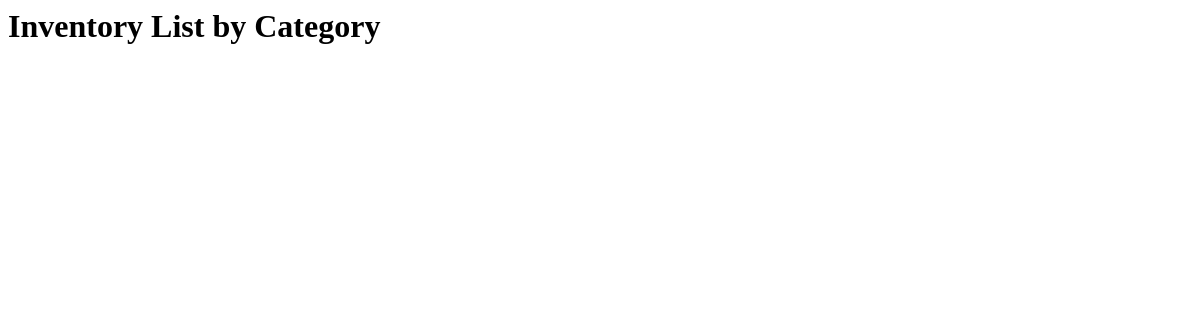
The app's page /inventory/, older data.
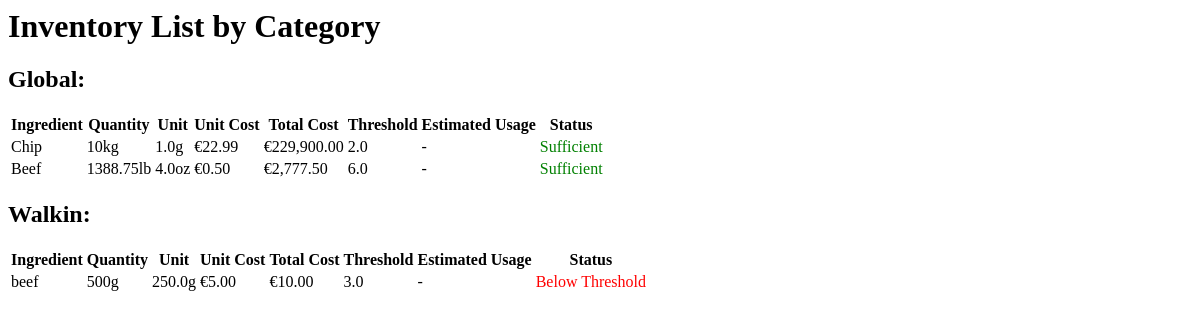
The same page, newer data.
### inventory/models.py (models this page shows, shortened)
class Category(models.Model):
    name = models.CharField(max_length=100, unique=True, default="global")

class Ingredient(models.Model):
    UNIT_TYPES = [
        ('g', 'gram'),
        ('ml', 'milliliter'),
        ('pce', 'piece'),
        ('cm', 'centimeter'),
        ('oz', 'ounce'),
        ('fl_oz', 'fluid ounce'),
        ('pcs', 'piece'),
        ('in', 'inch'),
    ]
    name = models.CharField(max_length=255)
    quantity = models.FloatField()  # Quantity in stock
    category = models.ForeignKey(Category, on_delete=models.CASCADE)
    unit_type = models.CharField(max_length=10, choices=UNIT_TYPES)
    unit_multiplier = models.FloatField()  # Multiplier for unit type
    unit_cost = models.FloatField()  # Cost per unit
    threshold = models.FloatField()  # Minimum threshold for inventory
    estimated_usage = models.FloatField(null=True, blank=True)  # Optional, estimated usage per day
    total_cost = models.DecimalField(max_digits=12, decimal_places=2, editable=False)
    history = HistoricalRecords()
    def is_below_threshold(self):
        return self.quantity < self.threshold
    @property
    def converted_quantity(self):
        metric_conversion_factors = {
            'g': Decimal('1000'),       # 1000 grams = 1 kg
            'ml': Decimal('1000'),      # 1000 milliliters = 1 liter
            'cm': Decimal('100'),       # 100 cm = 1 m
            'pce': Decimal('1'),        # No conversion for pieces
        }
        imperial_conversion_factors = {
            'oz': Decimal('16'),        # 16 ounces = 1 pound
            'fl_oz': Decimal('128'),    # 128 fluid ounces = 1 gallon
            'in': Decimal('12'),        # 12 inches = 1 foot
            'pcs': Decimal('1'),        # No conversion for pieces
        }
        if self.unit_type in metric_conversion_factors:
            conversion_factor = metric_conversion_factors[self.unit_type]
            higher_unit = {'g': 'kg', 'ml': 'L', 'cm': 'm'}.get(self.unit_type, self.unit_type)
        elif self.unit_type in imperial_conversion_factors:
            conversion_factor = imperial_conversion_factors[self.unit_type]
            higher_unit = {'oz': 'lb', 'fl_oz': 'gal', 'in': 'ft'}.get(self.unit_type, self.unit_type)
        else:
            conversion_factor = Decimal('1')
            higher_unit = self.unit_type
        base_qty = Decimal(self.quantity) * Decimal(self.unit_multiplier)
        if base_qty < conversion_factor:
            return f"{base_qty}{self.unit_type}"
        converted_qty = base_qty / conversion_factor
        return f"{converted_qty}{higher_unit}"

### settings/models.py (models this page shows, shortened)
class Settings(models.Model):
    use_imperial_units = models.BooleanField(default=False)
    currency_type = models.CharField(
        max_length=3,
        choices=[
            ('USD', '$'),
            ('EUR', '€'),
            ('GBP', '£'),
        ],
        default='EUR'
    )

### inventory/views.py (the view)
# urls.py: path('', views.ingredient_list, name='inventory'),
def ingredient_list(request):
    categories = Category.objects.prefetch_related('ingredient_set').all()
    settings_instance = Settings.objects.first()
    context = {
        'categories': categories,
        'settings': settings_instance,
    }
    return render(request, 'inventory/ingredient_list.html', context)

### inventory/templates/inventory/ingredient_list.html
{% load humanize %}
<h1>Inventory List by Category</h1>
{% for category in categories %}
    <h2>{{ category.name|title }}:</h2>
    <table>
        <thead>
            <tr>
                <th>Ingredient</th>
                <th>Quantity</th>
                <th>Unit</th>
                <th>Unit Cost</th>
                <th>Total Cost</th>
                <th>Threshold</th>
                <th>Estimated Usage</th>
                <th>Status</th>
            </tr>
        </thead>
        <tbody>
            {% for ingredient in category.ingredient_set.all %}
            <tr>
                <td>{{ ingredient.name }}</td>
                <td>{{ ingredient.converted_quantity }}</td>
                <td>{{ ingredient.unit_multiplier }}{{ ingredient.unit_type }}</td>
                <td>{{ settings.get_currency_type_display }}{{ ingredient.unit_cost|floatformat:2|intcomma }}</td>
                <td>{{ settings.get_currency_type_display }}{{ ingredient.total_cost|floatformat:2|intcomma }}</td>
                <td>{{ ingredient.threshold }}</td>
                <td>{{ ingredient.estimated_usage|default:"-" }}</td>
                <td>
                    {% if ingredient.is_below_threshold %}
                        <span style="color: red;">Below Threshold</span>
                    {% else %}
                        <span style="color: green;">Sufficient</span>
                    {% endif %}
                </td>
            </tr>
            {% endfor %}
        </tbody>
    </table>
{% endfor %}

Row changes from the older to the newer data that the page shows:
added Category: name "Global"
added Ingredient: name "Chip", converted_quantity "10kg", unit_multiplier "1.0", unit_type "g", unit_cost "22.99", total_cost "229,900.00", threshold "2.0", estimated_usage "-", shows "Sufficient", shown under "Global"
added Settings: currency_type "€"
added Ingredient: name "Beef", converted_quantity "1388.75lb", unit_multiplier "4.0", unit_type "oz", unit_cost "0.50", total_cost "2,777.50", threshold "6.0", estimated_usage "-", shows "Sufficient", shown under "Global"
added Category: name "Walkin"
added Ingredient: name "beef", converted_quantity "500g", unit_multiplier "250.0", unit_type "g", unit_cost "5.00", total_cost "10.00", threshold "3.0", estimated_usage "-", shows "Below Threshold", shown under "Walkin"
